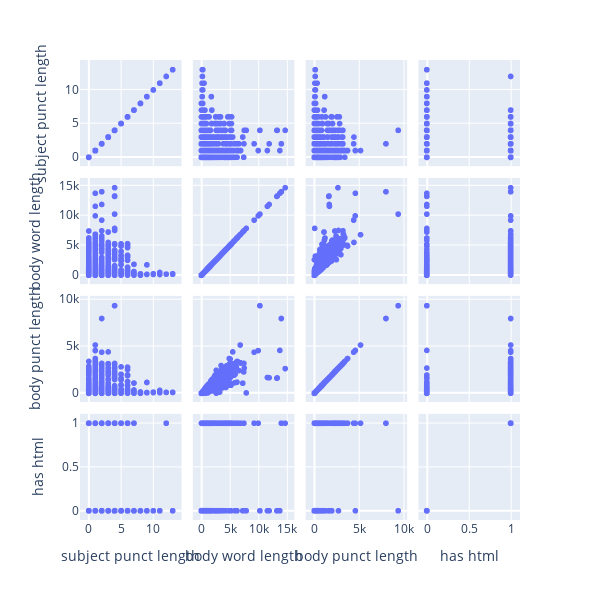

Notebook source saved alongside this figure:
### Markdown cell above
<!-- BEGIN QUESTION -->

Generate your visualization in the cell below and provide your description in a comment.

<!--
BEGIN QUESTION
name: q8
manual: True
format: image
points: 6
-->

### Code cell
# Write your description (2-3 sentences) as a comment here:
# The number of words in body is highly correlated to the number of punctuations in body. Also the number of words in body is slightly correlated to whether the body part has html format.

# Write the code to generate your visualization here:
import plotly.express  as px
subset = train[["subject punct length", "body word length", "body punct length", "has html"]]
px.scatter_matrix(subset, width=600, height=600)

### Figure 1 — Plotly figure (JSON) as saved in the notebook; plotly's stock layout.template omitted (floating-point values rounded to 4 significant figures; data arrays with more than 128 entries replaced by an {"elided": "..."} marker saying what was removed)
{"data": [{"dimensions": [{"axis": {"matches": true}, "label": "subject punct length", "values": {"elided": "6613 int values"}}, {"axis": {"matches": true}, "label": "body word length", "values": {"elided": "6613 int values"}}, {"axis": {"matches": true}, "label": "body punct length", "values": {"elided": "6613 int values"}}, {"axis": {"matches": true}, "label": "has html", "values": {"elided": "6613 int values"}}], "hovertemplate": "%{xaxis.title.text}=%{x}<br>%{yaxis.title.text}=%{y}<extra></extra>", "legendgroup": "", "marker": {"color": "#636efa", "symbol": "circle"}, "name": "", "showlegend": false, "type": "splom"}], "layout": {"dragmode": "select", "height": 600, "legend": {"tracegroupgap": 0}, "margin": {"t": 60}, "width": 600}}
